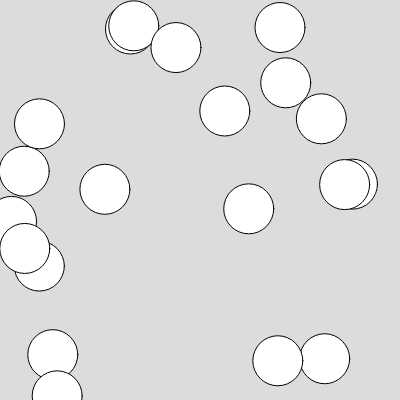
Frame 1 (no input)
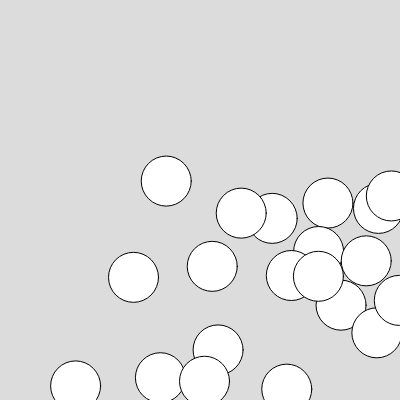
Frame 60 (no input)
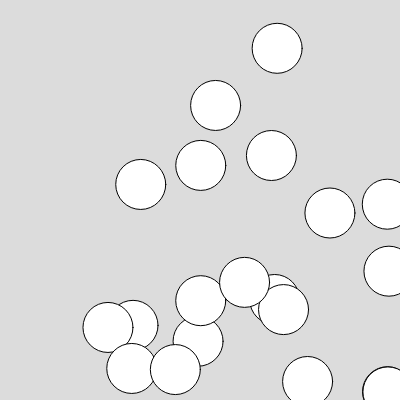
Frame 120 (the mouse pressed at the canvas centre since frame 60)

The p5.js sketch that drew these frames (run headless with seeded random() and noise() and a simulated clock; from frame 60 on, the mouse is pressed at the canvas centre):

// p5.js sketch
// ── sketch.js
/*  
Outline to build our object class 

x
y
size
xspeed
yspeed
fill 
stroke
strokeWeight

display
move
bounce
*/

// let ball0;
// let ball1;

let balls = [];

function setup() {
  createCanvas(400, 400);
  // ball0 = new Ball();
  // ball1 = new Ball();
  // console.log(ball0)
  
  for (let i = 0; i < 20; i++) {
    let ball = new Ball(random(width), random(height));
    balls.push(ball)
  }
  console.log(balls)
}

function draw() {
  background(220);
//   ball0.displayBall();
//   ball0.moveBall();
//   ball0.bounceBall();
  
//   ball1.displayBall();
//   ball1.moveBall();
//   ball1.bounceBall();
  
  for (let i = 0; i < balls.length; i++) {
    balls[i].displayBall()
    balls[i].moveBall()
    balls[i].bounceBall()
  }
}

class Ball {
  // properties
  constructor(x, y) {
    this.x = x;
    this.y = y;
    this.size = 50;
    this.xspeed = random(1, 4);
    this.yspeed = random(1, 4);
  }

  displayBall() {
    circle(this.x, this.y, this.size);
  }

  moveBall() {
    this.x += this.xspeed;
    this.y += this.yspeed;
  }

  bounceBall() {
    if (this.x > width || this.x < 0) {
      this.xspeed *= -1;
    }

    if (this.y> height || this.y < 0) {
      this.yspeed *= -1;
    }
  }
}
